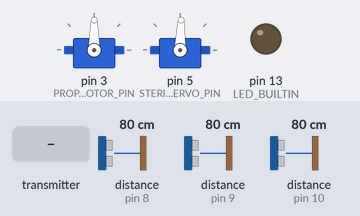
The program below on a simulated Arduino Uno, built with avr-gcc and run on an emulated ATmega328P. Shown: 2 × servo, output pins drawn as LEDs (lit = HIGH). The inputs (shaded band) are chosen by the test bench; at power-on: distance to the obstacle (sensors on pin 8, pin 9, pin 10) 80 cm. The echo pulse lasts 58.3 µs per cm.

Above: at 1.2 s.
1.3 s: the transmitter starts sending ch.0 = 172
At 2.1 s:
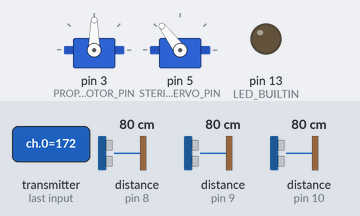
2.8 s: the transmitter starts sending ch.2 = 172
At 3.2 s:
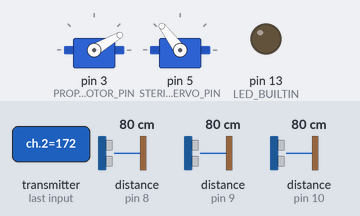
4.3 s: the transmitter starts sending ch.4 = 1811
At 5.5 s:
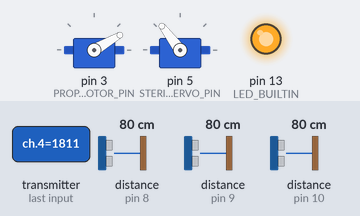
5.8 s: the transmitter starts sending ch.0 = 600
At 7.0 s:
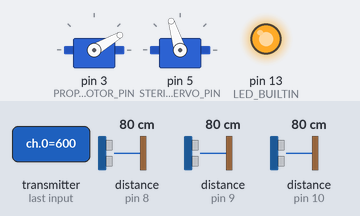
7.3 s: the transmitter starts sending ch.2 = 992
At 8.5 s:
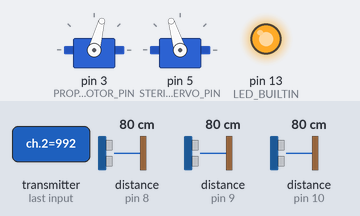
8.8 s: distance to the obstacle (sensor on pin 8) set to 18 cm
At 8.98 s:
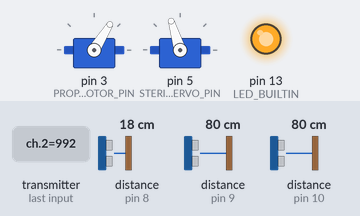
Timing chart, 0 to 11.7 s (numbered marks = the images above; inputs shaded):
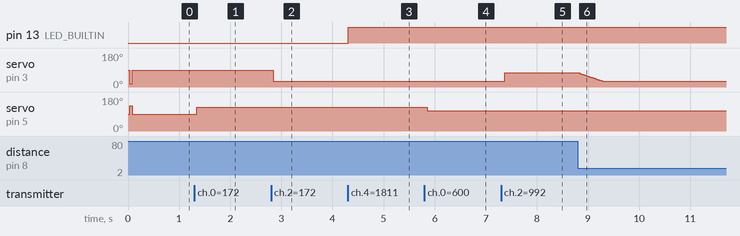

The program:

main.cpp
```cpp
#include "Common.h"

//#define DEBUG

#define TRIGGER_PIN 7             // Define the trigger pin for DistanceSensors
#define MAX_DISTANCE 250          // Maximum distance (in cm) to ping.
#define PROPELLERMOTOR_PIN 3
#define STERINGSERVO_PIN 5
#define STEERINGSERVO_MAX_R 48    // max range of SteeringServo to the right and left
#define STEERINGSERVO_MAX_L 127

// Create instances of DistanceSensor
NewPing PingDistanceSensorL(TRIGGER_PIN, 8, MAX_DISTANCE); // Each sensor's trigger pin, echo pin, and max distance to ping.
NewPing PingDistanceSensorR(TRIGGER_PIN, 9, MAX_DISTANCE);
NewPing PingDistanceSensorC(TRIGGER_PIN, 10, MAX_DISTANCE);
unsigned long DistanceSensorL = 0;
unsigned long DistanceSensorR = 0;
unsigned long DistanceSensorC = 0;
Servo PropellerMotor;           // create servo object to control the Propeller Motor
Servo SteeringServo;            // create servo object to control the Steering Servo
Navigation AutoNav;       // instance of automatic Navigationcontrol
bool assistedSteering;          // if active use AutoNAv to help steering
bfs::SbusRx sbus_rx(&Serial);   // SBUS object, reading SBUS
bfs::SbusData ReciverData;      // SBUS ReciverData

void UpdateAllDistaceSensors();
void MotroControl();
void log();


void setup()
{
  PropellerMotor.attach(PROPELLERMOTOR_PIN);
  SteeringServo.attach(STERINGSERVO_PIN);
  assistedSteering = false;

  // Initialize Serial Communication
  Serial.begin(100000);
  sbus_rx.Begin();

  // Initialize LED Pin
  pinMode(LED_BUILTIN, OUTPUT);
}


void loop(){

  // Get Sbus data
  if (sbus_rx.Read()) {
    ReciverData = sbus_rx.data();
  }

  assistedSteering = (ReciverData.ch[4] < 1024) ? false : true ;  // update assistedSteering based on signal from reciver
  digitalWrite(LED_BUILTIN, assistedSteering ? HIGH : LOW);       // set LED to on if assistedSteering is on

  // get all distances
  UpdateAllDistaceSensors();

  // calculate speed and orientation form distances
  AutoNav.CalculateSpeedAndOrientation(DistanceSensorL, DistanceSensorR, DistanceSensorC);

  #ifdef DEBUG
      log();
  #else
    // control Motors
    MotroControl();
  #endif


}


void log()
{
  Serial.print("Left Sensor: ");
  Serial.print(DistanceSensorL);
  Serial.print(" cm, Right Sensor: ");
  Serial.print(DistanceSensorR);
  Serial.print(" cm, Center Sensor: ");
  Serial.print(DistanceSensorC);
  Serial.println(" cm");

  Serial.print("Speed: ");
  Serial.print(AutoNav.GetSpeed());
  Serial.print(" / Orientation: ");
  Serial.println(AutoNav.GetOrientation()); // right is +, left is -
  Serial.print("Mode: ");
  if(assistedSteering){
    Serial.println("assisted");
  }else{
    Serial.println("manual");
  }

  Serial.println("----");

  delay(500);
}

void MotroControl(){
  if(assistedSteering){
    // control Steering
    if(ReciverData.ch[0] < 900 || 1100 < ReciverData.ch[0]){
      int SteeringOrientation = map(ReciverData.ch[0],172,1811,STEERINGSERVO_MAX_L,STEERINGSERVO_MAX_R);
      SteeringServo.write(SteeringOrientation);
    }else{
    SteeringServo.write(map(AutoNav.GetOrientation(),-100,100,STEERINGSERVO_MAX_L,STEERINGSERVO_MAX_R));
    }

    // control PropellerSpeed
    float ManualPropellerSpeed = map(ReciverData.ch[2],172,1811,0,1000);
    ManualPropellerSpeed = ManualPropellerSpeed/1000; // to float
    float AutoNavPropellerSpeed = map(AutoNav.GetSpeed(),0,100,30,150);
    PropellerMotor.write(max(ManualPropellerSpeed * AutoNavPropellerSpeed,30));

  }else{
    // control Steering manually
    int SteeringOrientation = map(ReciverData.ch[0],172,1811,STEERINGSERVO_MAX_L,STEERINGSERVO_MAX_R);
    SteeringServo.write(SteeringOrientation);
    // control PropellerSpeed
    int PropellerSpeed = map(ReciverData.ch[2],172,1811,30,150);
    PropellerMotor.write(PropellerSpeed);
  };
}

void UpdateAllDistaceSensors()
{
  DistanceSensorL = PingDistanceSensorL.ping_cm();
  if (DistanceSensorL == 0)
  {
    DistanceSensorL = MAX_DISTANCE;
  };
  delay(10);
  DistanceSensorR = PingDistanceSensorR.ping_cm();
  if (DistanceSensorR == 0)
  {
    DistanceSensorR = MAX_DISTANCE;
  };
  delay(10);
  DistanceSensorC = PingDistanceSensorC.ping_cm();
  if (DistanceSensorC == 0)
  {
    DistanceSensorC = MAX_DISTANCE;
  };
}
```

Common.h
```cpp
#pragma once

#include "Arduino.h"
#include <NewPing.h>
#include <Servo.h>
#include "sbus.h"

#include <Navigation.h>
```

Navigation.h
```cpp
#pragma once
#include "Common.h"

struct SpeedOrientation
{
    float speed = 0;
    float orientation = 0; // Angle in degrees: 0 for straight, positive for right turn, negative for left turn
    float lastOrientations[10] = {0}; // Array to store last orientations
    float lastSpeed[30] = {0}; // Array to store last speed
    int orientationIndex = 0;
    int SpeedIndex = 0;
};

class Navigation
{
private:
    SpeedOrientation control;


public:
    SpeedOrientation CalculateSpeedAndOrientation(float distanceLeft, float distanceRight, float distanceCenter);
    float GetOrientation();
    float GetSpeed();
};
```

Navigation.cpp
```cpp
#include "Common.h"


SpeedOrientation Navigation::CalculateSpeedAndOrientation(float distanceLeft, float distanceRight, float distanceCenter)
{

// Constants
    const float maxSpeed = 100;
    const float safeDistance = 50;
    const float criticalDistance = 30;

    // Default to full speed, straight ahead
    control.speed = maxSpeed;
    control.orientation = 0;

    // Calculate the closest distance among left, right, and center
    float closestDistance = min(min(distanceLeft, distanceRight), distanceCenter);

    // Adjust speed based on closest obstacle
    control.speed = min(map(closestDistance, criticalDistance, safeDistance, 0, maxSpeed),100);

    // Check for obstacles and adjust orientation
    if (closestDistance < safeDistance)
    {
        // Adjust orientation
        if (distanceLeft < safeDistance || distanceRight < safeDistance)
        {
            // Choose direction with more space
            float directionBias = (distanceRight - distanceLeft);

            // Clamp the orientation values
            control.orientation = max(-100.0f, min(100.0f, directionBias));
        }
        else if (distanceCenter < safeDistance)
        {
            // If center is blocked, choose the direction with more space
            control.orientation = (distanceLeft > distanceRight) ? -80 : 80;
        }
    }
    // Update the array with the new orientation
    control.lastOrientations[control.orientationIndex] = control.orientation;
    control.orientationIndex = (control.orientationIndex+1) % 10; // Move to the next index, wrapping around if necessary

    // Update the array with the new Speed
    control.lastSpeed[control.SpeedIndex] = control.speed;
    control.SpeedIndex = (control.SpeedIndex+1) % 30; // Move to the next index, wrapping around if necessary

    return control;
}

float Navigation::GetOrientation()
{
float sum = 0;
    for (int i = 0; i < 10; i++) {
        sum += control.lastOrientations[i];
    }
    return sum / 10;
};

float Navigation::GetSpeed()
{
    float sum = 0;
    for (int i = 0; i < 30; i++) {
        sum += control.lastSpeed[i];
    }
    return sum / 30;
};
```

Measured:
- after the input at 1.3 s, servo on pin 5 (STERINGSERVO_PIN): 88° → 127° after 0.05 s
- after the input at 2.8 s, servo on pin 3 (PROPELLERMOTOR_PIN): 90° → 30° after 0.05 s
- after the input at 4.3 s, pin 13 (LED_BUILTIN): LOW → HIGH at once
- after the input at 5.8 s, servo on pin 5 (STERINGSERVO_PIN): 127° → 107° after 0.05 s
- after the input at 7.3 s, servo on pin 3 (PROPELLERMOTOR_PIN): 30° → 75° after 0.07 s
- after the input at 8.8 s, servo on pin 3 (PROPELLERMOTOR_PIN): moves from 75° to 30° over 0.46 s, starting at once
